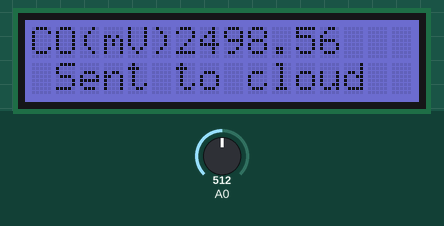
Recording of a sketch running on a simulated ESP8266 (NodeMCU). Parts: 16×2 character LCD. The test bench sets the inputs (shaded band); at power-on: A0 = 512. WiFi joins after 1.5 s; servers stay silent unless stated; storage starts empty; what the sketch prints to the serial monitor is not drawn.

Above: at 2.9 s.
3.0 s: A0 set to 716
At 16.6 s:
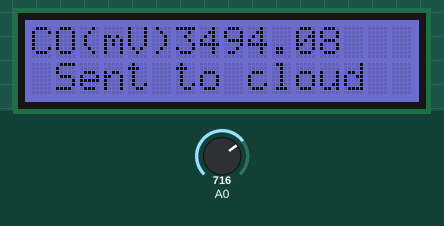
16.9 s: A0 set to 900
At 29.9 s:
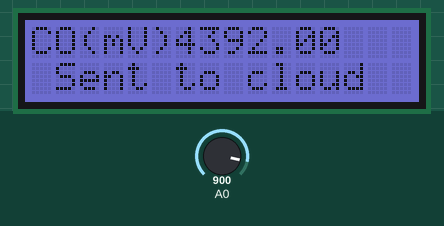
30.2 s: A0 set to 1023
At 45.1 s:
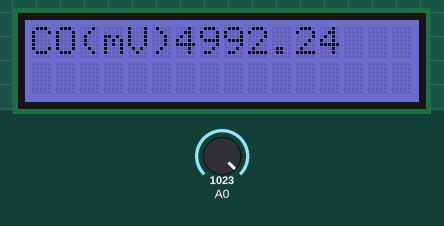
Timing chart, 0 to 46.6 s (numbered marks = the images above; inputs shaded):
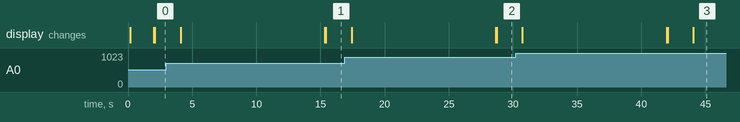

The sketch:

solarsouls.ino
```cpp
//////////////////////////////////////////////////////////////////////
//V.I.O.M IOT DATA LOGGER,
// scl pin to D1, sda to D2 (nodeMCU)
// Current load ~120mA
// 03/17 BY Divyanshu Anand
// 03/18 BY Amit
// Under guidance of Alex Vishwa
///////////////////////////////////////////////////////////////////////////
#include <ArduinoJson.h>
#include <ESP8266WiFi.h>
#include <Wire.h>
#include "rgb_lcd.h"
#include <DNSServer.h>
#include <WiFiManager.h>          //https://github.com/tzapu/WiFiManager
#define D 5
#include "FS.h"
float a,b,c,d,e,f,g;
//StaticJsonDocument<512> doc;
DynamicJsonBuffer jsonBuffer(512);
// Wi-Fi Settings
const char* ssid = "VIOM_iot"; // your wireless network name (SSID)
const char* password = "p49wtc9kvk";
WiFiClient client;
const int channelID = 547045;
String writeAPIKey = "DKI3JQA21VRQVVEL"; // write API key for your ThingSpeak Channel
const char* server = "api.thingspeak.com";
const int postingInterval = 15000 ; // post data every 15 seconds


rgb_lcd lcd;

const int colorR = 64;
const int colorG = 64;
const int colorB = 196;

void setup()
{
    lcd.begin(16, 2);
    lcd.setRGB(colorR, colorG, colorB);
    delay(100);
  pinMode(A0, INPUT);
  pinMode(D, INPUT);
  Serial.begin(115200);
  Serial.flush();
  lcd.setCursor(5, 0);
  lcd.write("V.I.O.M");
  lcd.setCursor(1, 1);
  lcd.write("IOT DATA LOGGER");
  delay(100);
  WiFi.begin(ssid, password);

  while (WiFi.status() != WL_CONNECTED) {
    delay(50);
  }
}
void loop()
{

      WiFiManager wifiManager;
    //reset settings - for testing
    //wifiManager.resetSettings();

    //sets timeout until configuration portal gets turned off
    //useful to make it all retry or go to sleep
    //in seconds
    //wifiManager.setTimeout(120);

    //it starts an access point with the specified name
    //here  "AutoConnectAP"
    //and goes into a blocking loop awaiting configuration

    //WITHOUT THIS THE AP DOES NOT SEEM TO WORK PROPERLY WITH SDK 1.5 , update to at least 1.5.1
    //WiFi.mode(WIFI_STA);
    if (!wifiManager.startConfigPortal("DATALOGGER")) {
      Serial.println("failed to connect and hit timeout");
      delay(3000);
      //reset and try again, or maybe put it to deep sleep
    //  ESP.reset();
      delay(5000);
    }
    //if you get here you have connected to the WiFi
    Serial.println("connected...yeey :)");
  if (client.connect(server, 80))
  {
     File f = SPIFFS.open("/doc", "r");
    if (!f) {
      Serial.println("Count file open failed on read.");
    } else {
      while(f.available()) {
        //Lets read line by line from the file
        String line = f.readStringUntil('\n');
        JsonObject& root = jsonBuffer.parseObject(line);
  // Test if parsing succeeds.
  if (!root.success()) {
    Serial.println("parseObject() failed");
    return;
  }
  // Fetch values.
  //
  // Most of the time, you can rely on the implicit casts.
  // In other case, you can do root["time"].as<long>();
  //root["C1"]=a;
  //root["C2"]=b;
  //root["C3"]=c;
  //root["C4"]=d;
  //root["V1"]=e;
  //root["T1"]=f;
  //root["T2"]=g;
    //break; //if left in, we'll just read the first line then break out of the while.
      }
      f.close();
    }

      lcd.setCursor(0, 0);
      lcd.write("  Reading..");

    /*
    double t1 = analogRead(A0);
    Serial.print("analog read is ");
    Serial.println(t1);
    double temp = (t1/1024.0)*33;
    Serial.print("Temp is ");
    Serial.println(temp);
     // Print a message to the LCD.
     String lcdtext=" Temp:"+String(temp)+"'C";
     lcd.setCursor(0, 0);
    lcd.print(lcdtext);
    delay(10);
     lcd.setCursor(0, 1);
   lcd.print("                ");

   */
//double analog_sensor1 = digitalRead(D);
//  analog_sensor1 = analog_sensor1*4.88;
double  sensor2 = analogRead(A0);
  sensor2 = sensor2*4.88;
  lcd.setCursor(0,0); //Serial.print("CO2(mv)");  lcd.print("CO2(mV)");
  //Serial.print(analog_sensor1); lcd.print(analog_sensor1);
   Serial.print("\tCO(mv)"); lcd.print("CO(mV)");
  Serial.println(sensor2); lcd.print(String(sensor2));
  delay(10);
  lcd.print("              ");
//  analog_sensor1= ((analog_sensor1*1996+10)*0.001);
  sensor2=(sensor2)*0.5;
  //lcd.setCursor(0,0); Serial.print("CO2(ppm)");  lcd.print("CO2(ppm)");
  //Serial.print(analog_sensor1); lcd.print(analog_sensor1);
  lcd.setCursor(0,1); Serial.print("\tCO(ppm)"); lcd.print("CO(ppm)");
  Serial.println(sensor2); lcd.print(String(sensor2));
  delay(10);
  lcd.print("              ");

    // Construct API request body
     String body = "field6=";
     body += String(sensor2);

     //body += "&field5=";// for multiple fields
     //body += String(sensor2);

     /*body += "&field3=";// for multiple fields
     body += String(volt1);
     body += "&field4=";// for multiple fields
     body += String(volt2);
     body += "&field5=";// for multiple fields
     body += String(cur1);
     body += "&field6=";// for multiple fields
     body += String(cur2);
     body += "&field7=";// for multiple fields
     body += String(volt3);
     body += "&field8=";// for multiple fields
     body += String(cur3);
     body += "&field9=";// for multiple fields
     body += String(volt4);
     body += "&field10=";// for multiple fields
     body += String(cur4);
*/
//    String tsData = "Zarvis(BOT):Temperature @ V.I.O.M office is "+ String(temp)+"'C";
//      char len = tsData.length();

    client.print("POST /update HTTP/1.1\n");
    client.print("Host: api.thingspeak.com\n");
    client.print("Connection: close\n");
    client.print("X-THINGSPEAKAPIKEY: " + writeAPIKey + "\n");
    client.print("Content-Type: application/x-www-form-urlencoded\n");
    client.print("Content-Length: ");
    client.print(body.length());
    client.print("\n\n");
    client.print(body);
    client.print("\n\n");

    client.stop();
    lcd.setCursor(0, 1);
    lcd.print(" Sent to cloud");
    delay(2000);
    lcd.setCursor(0,1);
    lcd.print("              ");
  }
  else
  {
    String jlineSend;
    File f = SPIFFS.open("/doc", "w");
   // JsonObject obj = doc.to<JsonObject>();
   JsonObject& obj=jsonBuffer.createObject();
    obj["C1"]=jsonBuffer.createObject();
    obj["C2"]=jsonBuffer.createObject();
    obj["C3"]=jsonBuffer.createObject();
    obj["C4"]=jsonBuffer.createObject();
    obj["T1"]=jsonBuffer.createObject();
    obj["T2"]=jsonBuffer.createObject();
    obj["V1"]=jsonBuffer.createObject();
    obj["C1"]=a;
  Serial.print(F("Sending: "));
//  serializeJsonPretty(obj, Serial);
  obj.printTo(jlineSend);

  Serial.println();

  // Disconnect
  //client.stop();
    if (!f) {
      Serial.println("Count file open failed on update.");
    } else {
      f.println(jlineSend);
      f.close();
      Serial.println("Adding one");
    }
      f.println(0);
      f.close();

    }
  delay(11000);
}
```
